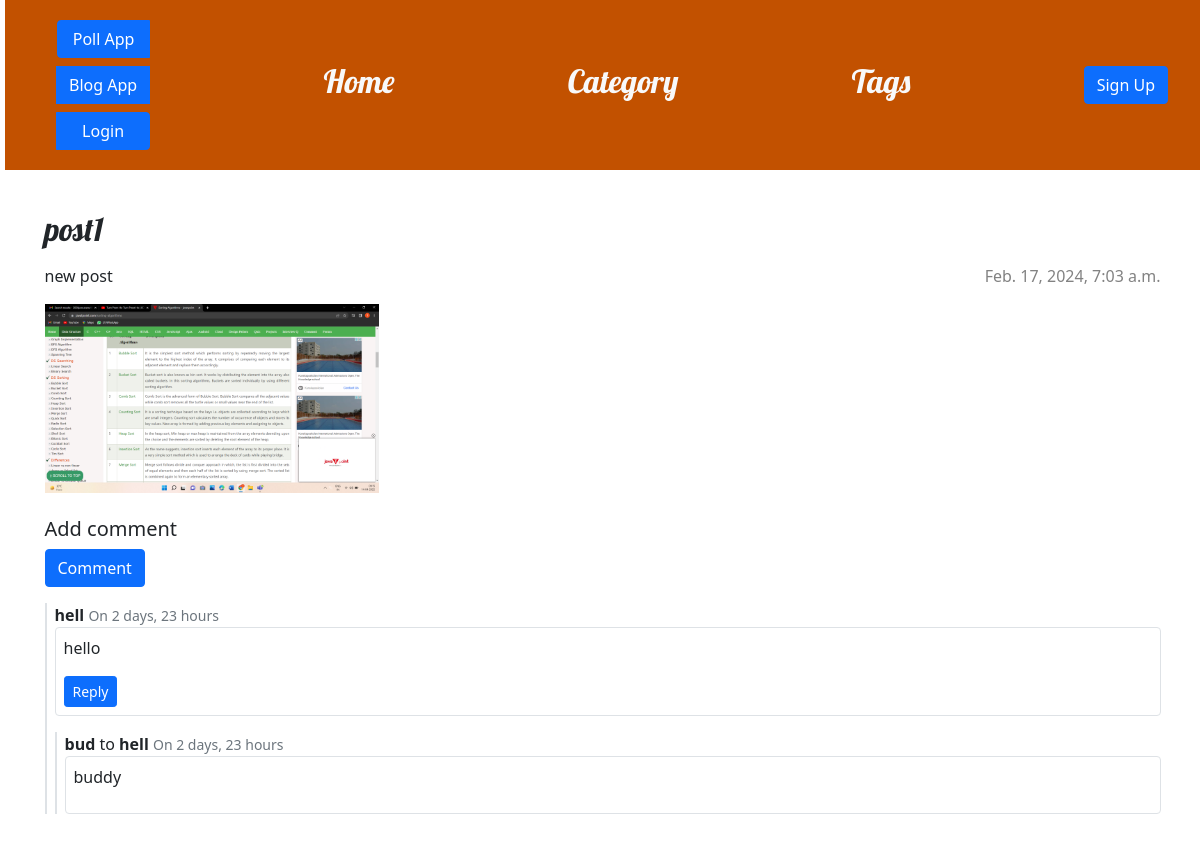
The page /post/post1/ on the database as committed earlier.
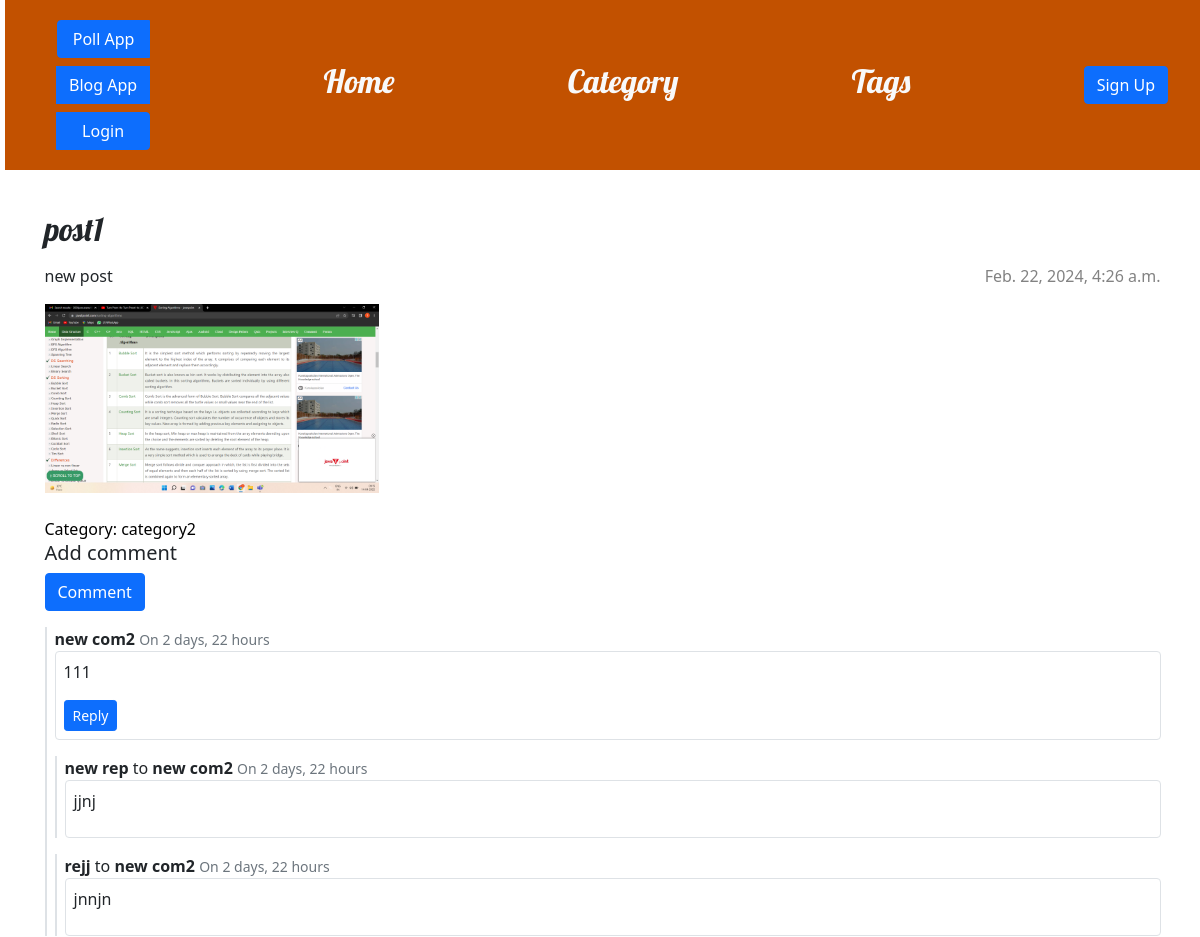
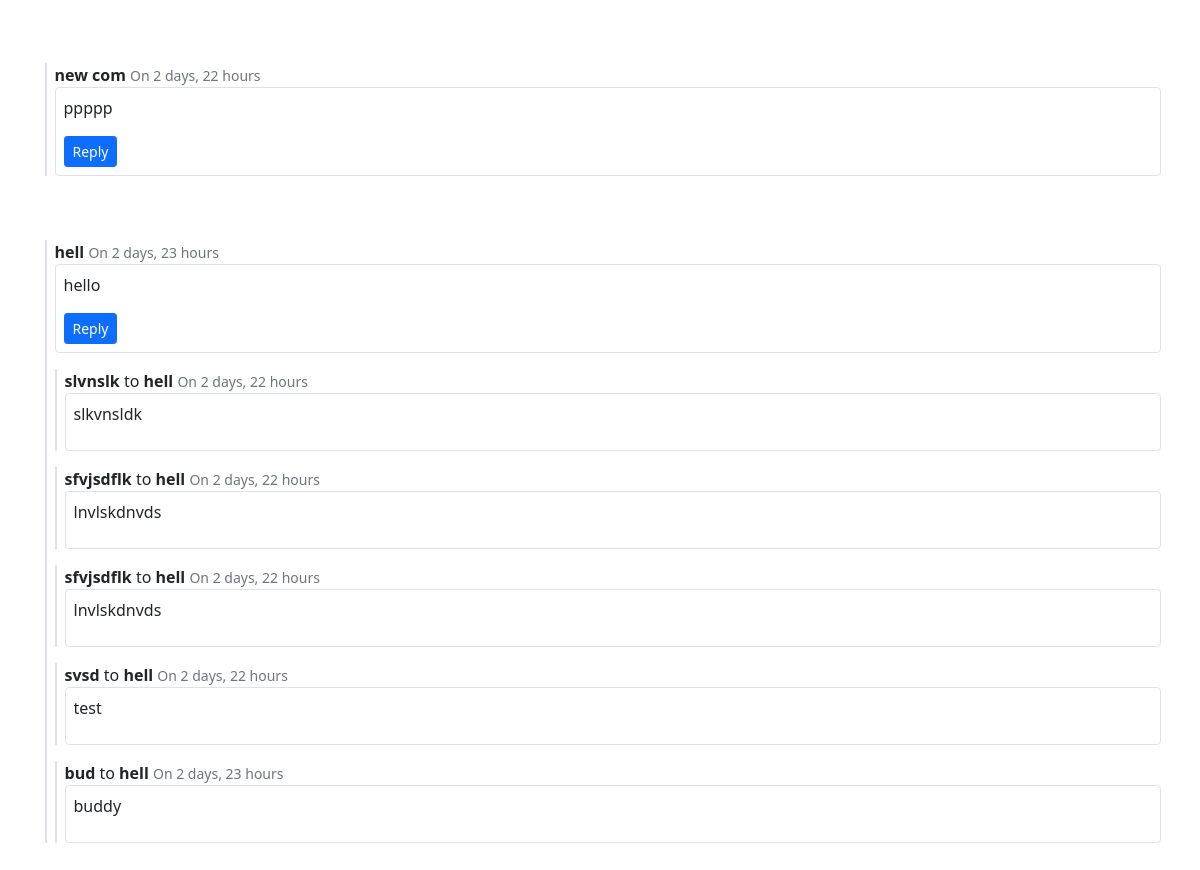
The same page on the database as committed later (2 pictures, top to bottom).
### blog/models.py (models this page shows, shortened)
class Post(models.Model):
    category = models.ForeignKey(Category, on_delete=models.SET_NULL,blank=True, null=True,)
    author = models.ForeignKey(settings.AUTH_USER_MODEL, on_delete=models.CASCADE)
    title = models.CharField(max_length=200)
    slug = AutoSlugField(populate_from ='title' , unique = True, null = True , default=None )
    text = models.TextField()
    created_date = models.DateTimeField(default=timezone.now)
    published_date = models.DateTimeField(blank=True, null=True)
    thumbnails = models.ImageField(upload_to='thumbnails/', default=None)
    featured_image = models.ImageField(upload_to='uploads/', default= None)
    tags = models.ManyToManyField(Tag)
    def get_comments(self):
        return Comment.objects.filter(post=self, parent__isnull=True, active=True)
    def get_absolute_url(self):
        return reverse('blog:post_detail' ,kwargs={"slug": self.slug})

class Comment(models.Model):
    user = models.ForeignKey(settings.AUTH_USER_MODEL, on_delete=models.CASCADE,null=True)
    post = models.ForeignKey(Post,on_delete=models.CASCADE, related_name="comments")
    text = models.TextField(null=True)
    name = models.CharField(max_length=50)
    body = models.TextField(blank=True)
    created = models.DateTimeField(auto_now_add=True)
    updated = models.DateTimeField(auto_now=True)
    active = models.BooleanField(default=True)
    parent = models.ForeignKey("self", null=True, blank=True, on_delete=models.CASCADE)
    class Meta:
        ordering = ('-created',)
    def get_comments(self):
        return Comment.objects.filter(parent=self).filter(active=True)

class Category(models.Model):
    title = models.CharField(max_length=100, unique= True)
    slug = AutoSlugField(populate_from="title", unique=True)

### blog/views.py (the view)
# urls.py: path('post/<slug:slug>/' , views.post_detail , name = 'post_detail'),
def post_detail(request,slug):
    post = get_object_or_404(Post, slug=slug)
    comments = post.comments.filter(active=True)
    new_comment = None
    if request.method == 'POST':
        comment_form = CommentForm(data = request.POST)
        if comment_form.is_valid():
            new_comment = comment_form.save(commit=False)
            new_comment.post=post
            new_comment.save()
            return redirect('blog:post_detail' , slug = slug)
    else:
        comment_form =CommentForm()
    return render(request, 'blog/post_detail.html', {'post': post ,'new_comment' : new_comment ,'comments':comments , 'comment_form' : comment_form})

### blog/templates/blog/post_detail.html (shortened to what this page needs)
{% extends 'blog/base.html' %}
{% load static %}
{% block content %}
    <link rel="stylesheet" href="https://cdn.jsdelivr.net/npm/bootstrap@5.1.3/dist/css/bootstrap.min.css"
>
    <article class="post w-100">
        <h2 class="card-title mb-3 custom-font text-decoration-none">{{ post.title }}</h2>
        {% if post.published_date %}
            <time class="date">
                {{ post.published_date }}
            </time>
        {% endif %}
        <p>{{ post.text|linebreaksbr }}</p>
        <img src="{{ post.featured_image.url }}" alt = "{{ post.title}}"width="30%" height="30%">
        <br><br>
        {% if post.category %}
            <a class="text-decoration-none text-black" href="{% url 'blog:cat_post' category_slug=post.category.title %}">
                <p class="card-text text-decoration-none">Category: {{ post.category.title }}</p>
            </a>
        {% endif %}
        <h5>Add comment</h5>
        <form method="post" action="">
            <button type="submit" class="btn btn-primary" onclick="showCommentBox()">Comment</button>
        </form>
        {% if not post.comments.all %}
            No comments yet
        {% else %}
        {% for comment in post.get_comments %}
        {% include 'blog/comment.html' with comment=comment %}
                  <div >
                      <br><br>
                 </div>
          {% endfor %}
        {% endif %}
    </article>
{% endblock %}

### blog/templates/blog/comment.html (shortened to what this page needs)
<div class="border-0 border-start border-2 ps-2" id="{{comment.id}}">
    <div class="mt-3">
        <strong>{{comment.name}}</strong>
        {% if comment.parent %}
        to <strong>{{comment.parent.name}}</strong>
        {% endif %}
        <small class="text-muted">On {{ comment.created|timesince }}</small>
    </div>
    <div class="border p-2 rounded">
        <p>{{comment.body}}</p>
        {% if not comment.parent %}
        <button class="btn btn-primary btn-sm" onclick="handleReply({{comment.id}})">Reply</button>
        {% endif %}
    </div>
    {% for child_comment in comment.get_comments %}
    {% include 'blog/comment.html' with comment=child_comment %}
    {% endfor %}
</div>

Rows that differ between the two databases and show on the page:
changed Post "post1": published_date "Feb. 17, 2024, 7:03 a.m." → "Feb. 22, 2024, 4:26 a.m."; category_id empty → 2 (drawn); category (not shown) → "category2"
added Comment: name "new com2", created "2 days, 22 hours", body "111", shown under "Add comment"
added Comment: name "new rep", parent.name "new com2", created "2 days, 22 hours", body "jjnj"
added Comment: name "rejj", parent.name "new com2", created "2 days, 22 hours", body "jnnjn"
added Comment: name "new com", created "2 days, 22 hours", body "ppppp", shown under "Add comment"
added Comment: name "slvnslk", parent.name "hell", created "2 days, 22 hours", body "slkvnsldk"
added Comment: name "sfvjsdflk", parent.name "hell", created "2 days, 22 hours", body "lnvlskdnvds"
added Comment: name "sfvjsdflk", parent.name "hell", created "2 days, 22 hours", body "lnvlskdnvds"
added Comment: name "svsd", parent.name "hell", created "2 days, 22 hours", body "test"
Other text that changed with them:
text now shown: "Category:"
